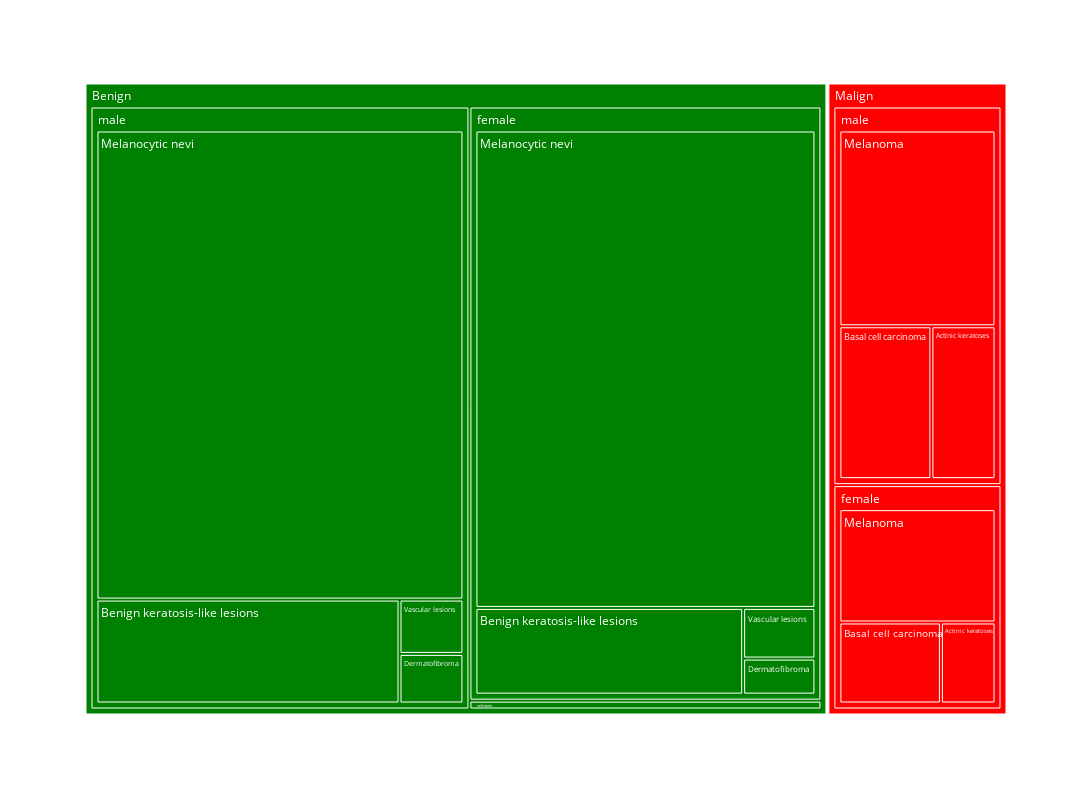

Write notebook code for a chart like this one.
### Code cell
fig = px.treemap(data_frame=skin_cancer_df,
                 path=["diag_as_text", "sex", "dx_expanded"],
                 color="diag_as_text",
                 color_discrete_map={"Malign":"red", "Benign":"green"},
                 height=800, 
                 width=1500)
fig.show()

### Figure 1 — Plotly figure (JSON) as saved in the notebook; plotly's stock layout.template omitted (floating-point values rounded to 4 significant figures)
{"data": [{"branchvalues": "total", "customdata": [["Malign"], ["Benign"], ["Malign"], ["Benign"], ["Malign"], ["Benign"], ["Benign"], ["Benign"], ["Malign"], ["Malign"], ["Benign"], ["Benign"], ["Benign"], ["Benign"], ["Benign"], ["Benign"], ["Benign"], ["Benign"], ["Malign"], ["Malign"], ["Malign"], ["Benign"], ["Malign"]], "domain": {"x": [0.0, 1.0], "y": [0.0, 1.0]}, "hovertemplate": "labels=%{label}<br>count=%{value}<br>parent=%{parent}<br>id=%{id}<br>diag_as_text=%{customdata[0]}<extra></extra>", "ids": ["Malign/female/Actinic keratoses", "Benign/unknown", "Malign/male", "Benign/male", "Malign/female", "Benign/female", "Benign/male/Vascular lesions", "Benign/female/Vascular lesions", "Malign/male/Melanoma", "Malign/female/Melanoma", "Benign", "Benign/unknown/Melanocytic nevi", "Benign/female/Melanocytic nevi", "Benign/male/Dermatofibroma", "Benign/female/Dermatofibroma", "Benign/unknown/Benign keratosis-like lesions ", "Benign/male/Benign keratosis-like lesions ", "Benign/female/Benign keratosis-like lesions ", "Malign/male/Basal cell carcinoma", "Malign/female/Basal cell carcinoma", "Malign/male/Actinic keratoses", "Benign/male/Melanocytic nevi", "Malign"], "labels": ["Actinic keratoses", "unknown", "male", "male", "female", "female", "Vascular lesions", "Vascular lesions", "Melanoma", "Melanoma", "Benign", "Melanocytic nevi", "Melanocytic nevi", "Dermatofibroma", "Dermatofibroma", "Benign keratosis-like lesions ", "Benign keratosis-like lesions ", "Benign keratosis-like lesions ", "Basal cell carcinoma", "Basal cell carcinoma", "Actinic keratoses", "Melanocytic nevi", "Malign"], "marker": {"colors": ["red", "green", "red", "green", "red", "green", "green", "green", "red", "red", "green", "green", "green", "green", "green", "green", "green", "green", "red", "red", "red", "green", "red"]}, "name": "", "parents": ["Malign/female", "Benign", "Malign", "Benign", "Malign", "Benign", "Benign/male", "Benign/female", "Malign/male", "Malign/female", "", "Benign/unknown", "Benign/female", "Benign/male", "Benign/female", "Benign/unknown", "Benign/male", "Benign/female", "Malign/male", "Malign/female", "Malign/male", "Benign/male", ""], "values": [106, 57, 1227, 4179, 727, 3825, 69, 73, 689, 424, 8061, 47, 3237, 63, 52, 10, 626, 463, 317, 197, 221, 3421, 1954], "type": "treemap"}], "layout": {"legend": {"tracegroupgap": 0}, "margin": {"t": 60}, "height": 800, "width": 1500}}
